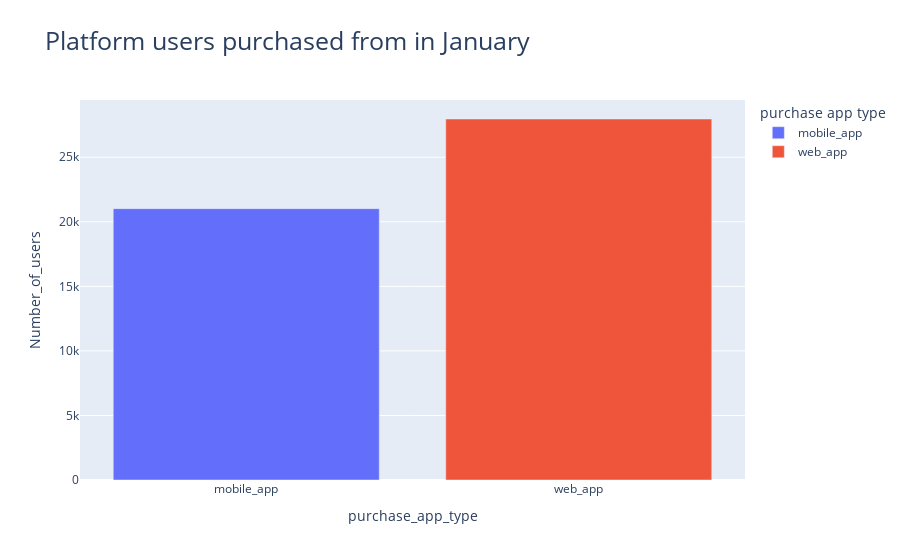

Notebook cell for this chart:
### Code cell
fig = px.bar(df_type, x='purchase_app_type', y='Number_of_users', color = 'purchase_app_type', title = 'Platform users purchased from in January')
fig.update_layout(title = 'Platform users purchased from in January', title_font_size=25, legend_title_text = "purchase app type")
fig.show()

### Figure 1 — Plotly figure (JSON) as saved in the notebook; plotly's stock layout.template omitted (floating-point values rounded to 4 significant figures)
{"data": [{"alignmentgroup": "True", "hovertemplate": "purchase_app_type=%{x}<br>Number_of_users=%{y}<extra></extra>", "legendgroup": "mobile_app", "marker": {"color": "#636efa", "pattern": {"shape": ""}}, "name": "mobile_app", "offsetgroup": "mobile_app", "orientation": "v", "showlegend": true, "textposition": "auto", "type": "bar", "x": ["mobile_app"], "xaxis": "x", "y": [21020], "yaxis": "y"}, {"alignmentgroup": "True", "hovertemplate": "purchase_app_type=%{x}<br>Number_of_users=%{y}<extra></extra>", "legendgroup": "web_app", "marker": {"color": "#EF553B", "pattern": {"shape": ""}}, "name": "web_app", "offsetgroup": "web_app", "orientation": "v", "showlegend": true, "textposition": "auto", "type": "bar", "x": ["web_app"], "xaxis": "x", "y": [27963], "yaxis": "y"}], "layout": {"barmode": "relative", "legend": {"title": {"text": "purchase app type"}, "tracegroupgap": 0}, "title": {"font": {"size": 25}, "text": "Platform users purchased from in January"}, "xaxis": {"anchor": "y", "categoryarray": ["mobile_app", "web_app"], "categoryorder": "array", "domain": [0, 1], "title": {"text": "purchase_app_type"}}, "yaxis": {"anchor": "x", "domain": [0, 1], "title": {"text": "Number_of_users"}}}}
